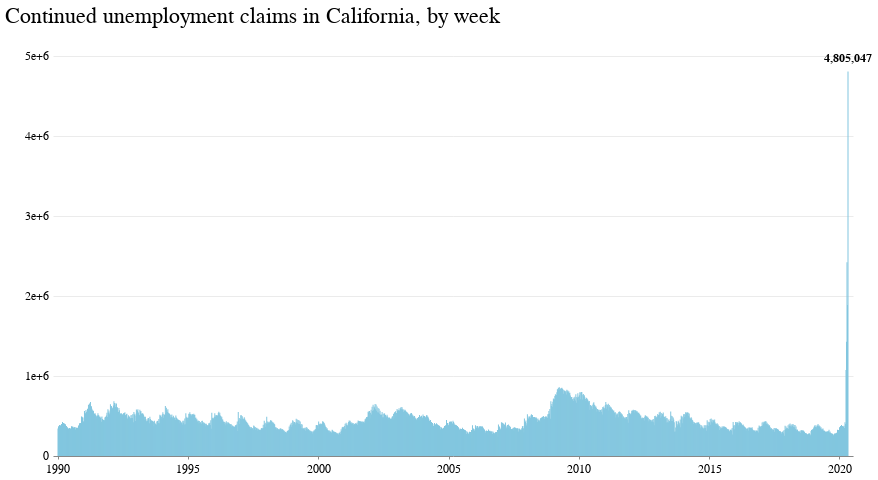

Notebook code cell kept with this figure:
### Code cell
continued_claims_chart = alt.Chart((rawca.query("date > '01/01/1990'"))).mark_bar(size=1)\
.encode(
    x=alt.X('date:T', title='', axis=alt.Axis(grid=False, tickCount=6, format='%Y')),
    y=alt.Y('continued_claims:Q', title=' ', axis=alt.Axis(gridWidth=.6,\
     gridColor='#dddddd',offset=3,tickSize=0,domainOpacity=0,tickCount=5, format=''))
).properties(width=800, height=400,
     title='Continued unemployment claims in California, by week'
 )

continued_claims_chart_text = (
    alt.Chart((rawca.query("continued_claims == continued_claims.max()")))\
    .mark_text(dy=-14, color="#000000", font='Benton Gothic', fontWeight='bolder', fontSize=12)
    .encode(x=alt.X("date:T"), y=alt.Y("continued_claims:Q"), text=alt.Text("continued_claims:Q",format=','))
)

(continued_claims_chart + continued_claims_chart_text).configure_view(strokeOpacity=0)

### Figure 1 — Vega-Lite specification as saved in the notebook (floating-point values rounded to 4 significant figures; data arrays with more than 128 entries replaced by an {"elided": "..."} marker saying what was removed)
{"config": {"view": {"width": 800, "height": 450, "strokeOpacity": 0}, "background": "#ffffff", "title": {"anchor": "start", "font": "Benton Gothic Bold, sans", "fontColor": "#000000", "fontSize": 22, "fontWeight": "normal"}, "arc": {"fill": "#82c6df"}, "area": {"fill": "#82c6df"}, "line": {"stroke": "#82c6df", "strokeWidth": 3}, "path": {"stroke": "#82c6df"}, "rect": {"fill": "#82c6df"}, "shape": {"stroke": "#82c6df"}, "bar": {"fill": "#82c6df"}, "point": {"stroke": "#82c6df"}, "symbol": {"fill": "#82c6df", "size": 30}, "axis": {"titleFont": "Benton Gothic Bold, sans", "titleFontSize": 13, "titleFontWeight": "normal", "labelFont": "Benton Gothic, sans", "labelFontSize": 11.5, "labelFontWeight": "normal"}, "axisX": {"labelAngle": 0, "labelPadding": 4, "tickSize": 3}, "axisY": {"labelBaseline": "middle", "maxExtent": 45, "minExtent": 45, "tickSize": 2, "titleAlign": "left", "titleAngle": 0, "titleX": -45, "titleY": -11}, "legend": {"titleFont": "Benton Gothic Bold, sans", "titleFontSize": 13, "titleFontWeight": "normal", "symbolType": "square", "labelFont": "Benton Gothic, sans", "labelFontSize": 11.5}, "range": {"category": ["#3580b1", "#ec8431", "#ab7fb4", "#c89d29", "#adc839", "#829eb1"], "diverging": ["#e68a4f", "#f4bb6a", "#f9e39c", "#dadfe2", "#a6b7c6", "#849eae"], "heatmap": ["#fbf2c7", "#f9e39c", "#f8d36e", "#f4bb6a", "#e68a4f", "#d15a40", "#ab4232"], "ordinal": ["#fbf2c7", "#f9e39c", "#f8d36e", "#f4bb6a", "#e68a4f", "#d15a40", "#ab4232"], "ramp": ["#fbf2c7", "#f9e39c", "#f8d36e", "#f4bb6a", "#e68a4f", "#d15a40", "#ab4232"]}}, "layer": [{"data": {"name": "data-c2fabd944df7e42b3ca84e00a89dd2a8"}, "mark": {"type": "bar", "size": 1}, "encoding": {"x": {"type": "temporal", "axis": {"format": "%Y", "grid": false, "tickCount": 6}, "field": "date", "title": ""}, "y": {"type": "quantitative", "axis": {"domainOpacity": 0, "format": "", "gridColor": "#dddddd", "gridWidth": 0.6, "offset": 3, "tickCount": 5, "tickSize": 0}, "field": "continued_claims", "title": " "}}, "height": 400, "title": "Continued unemployment claims in California, by week", "width": 800}, {"data": {"name": "data-e663156c81a838e7476b29fc5e1d57cf"}, "mark": {"type": "text", "color": "#000000", "dy": -14, "font": "Benton Gothic", "fontSize": 12, "fontWeight": "bolder"}, "encoding": {"text": {"type": "quantitative", "field": "continued_claims", "format": ","}, "x": {"type": "temporal", "field": "date"}, "y": {"type": "quantitative", "field": "continued_claims"}}}], "$schema": "https://vega.github.io/schema/vega-lite/v4.0.2.json", "datasets": {"data-c2fabd944df7e42b3ca84e00a89dd2a8": {"elided": "1583 records"}, "data-e663156c81a838e7476b29fc5e1d57cf": [{"index": 8924, "state": "CA", "date": "2020-05-02T00:00:00", "week": 17, "week_ending": "4/25/2020", "initial_claims": 315893, "fic": 197, "xic": 174, "wsic": 1675, "wseic": 364, "continued_claims": 4805047, "fcw": 3966, "xcw": 3269, "wscw": 13224, "wsecw": 3314, "ebt": "0", "ebui": "0", "abt": 3810, "abui": 3733, "at": 1125499, "covered_unemployment": 17330010, "rate_insured_unemployment": 6.49, "ar": 2.2, "p": 295.0, "status": "B", "status_change_date": "5/10/2020", "curdate": "5/9/2020", "priorwk_pub": "5/4/2020", "priorwk": "5/2/2020"}]}}
